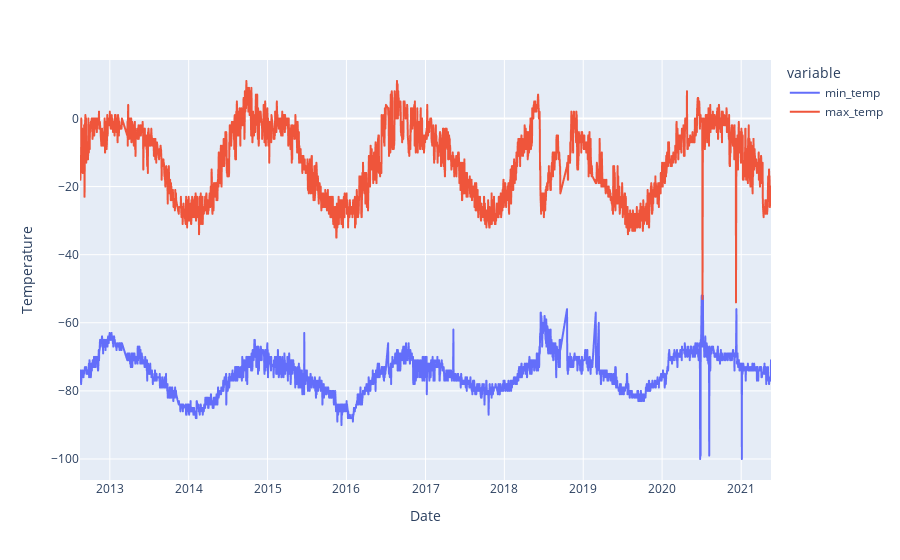

Here is the notebook cell this chart was saved with:
### Code cell
fig = px.line(mars_weather_df_cleaned, 
              x="terrestrial_date", 
              y=["min_temp", "max_temp"], 
              labels= {
                  "terrestrial_date": "Date",
                  "value": "Temperature"
              }
             )

fig.show()

### Figure 1 — Plotly figure (JSON) as saved in the notebook; plotly's stock layout.template omitted (floating-point values rounded to 4 significant figures; data arrays with more than 128 entries replaced by an {"elided": "..."} marker saying what was removed)
{"data": [{"hovertemplate": "variable=min_temp<br>Date=%{x}<br>Temperature=%{y}<extra></extra>", "legendgroup": "min_temp", "line": {"color": "#636efa", "dash": "solid"}, "mode": "lines", "name": "min_temp", "showlegend": true, "type": "scattergl", "x": {"elided": "2950 str values"}, "xaxis": "x", "y": {"elided": "2950 int values"}, "yaxis": "y"}, {"hovertemplate": "variable=max_temp<br>Date=%{x}<br>Temperature=%{y}<extra></extra>", "legendgroup": "max_temp", "line": {"color": "#EF553B", "dash": "solid"}, "mode": "lines", "name": "max_temp", "showlegend": true, "type": "scattergl", "x": {"elided": "2950 str values"}, "xaxis": "x", "y": {"elided": "2950 int values"}, "yaxis": "y"}], "layout": {"legend": {"title": {"text": "variable"}, "tracegroupgap": 0}, "margin": {"t": 60}, "xaxis": {"anchor": "y", "domain": [0, 1], "title": {"text": "Date"}}, "yaxis": {"anchor": "x", "domain": [0, 1], "title": {"text": "Temperature"}}}}
